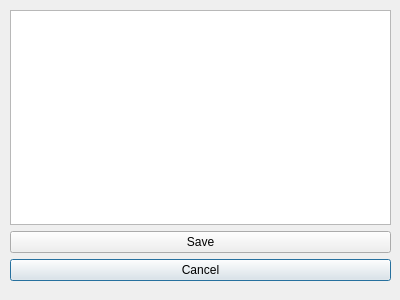
<?xml version="1.0" encoding="UTF-8"?>
<ui version="4.0">
 <class>SettingsDialog</class>
 <widget class="QDialog" name="SettingsDialog">
  <property name="geometry">
   <rect>
    <x>0</x>
    <y>0</y>
    <width>400</width>
    <height>300</height>
   </rect>
  </property>
  <property name="windowTitle">
   <string>Dialog</string>
  </property>
  <widget class="QWidget" name="gridLayoutWidget">
   <property name="geometry">
    <rect>
     <x>10</x>
     <y>10</y>
     <width>381</width>
     <height>271</height>
    </rect>
   </property>
   <layout class="QGridLayout" name="gridLayout">
    <item row="2" column="0">
     <widget class="QPushButton" name="cancelButton">
      <property name="text">
       <string>Cancel</string>
      </property>
     </widget>
    </item>
    <item row="1" column="0">
     <widget class="QPushButton" name="saveButton">
      <property name="text">
       <string>Save</string>
      </property>
     </widget>
    </item>
    <item row="0" column="0">
     <widget class="QPlainTextEdit" name="dataDirTextEdit">
      <property name="plainText">
       <string/>
      </property>
     </widget>
    </item>
   </layout>
  </widget>
 </widget>
 <resources/>
 <connections/>
</ui>
